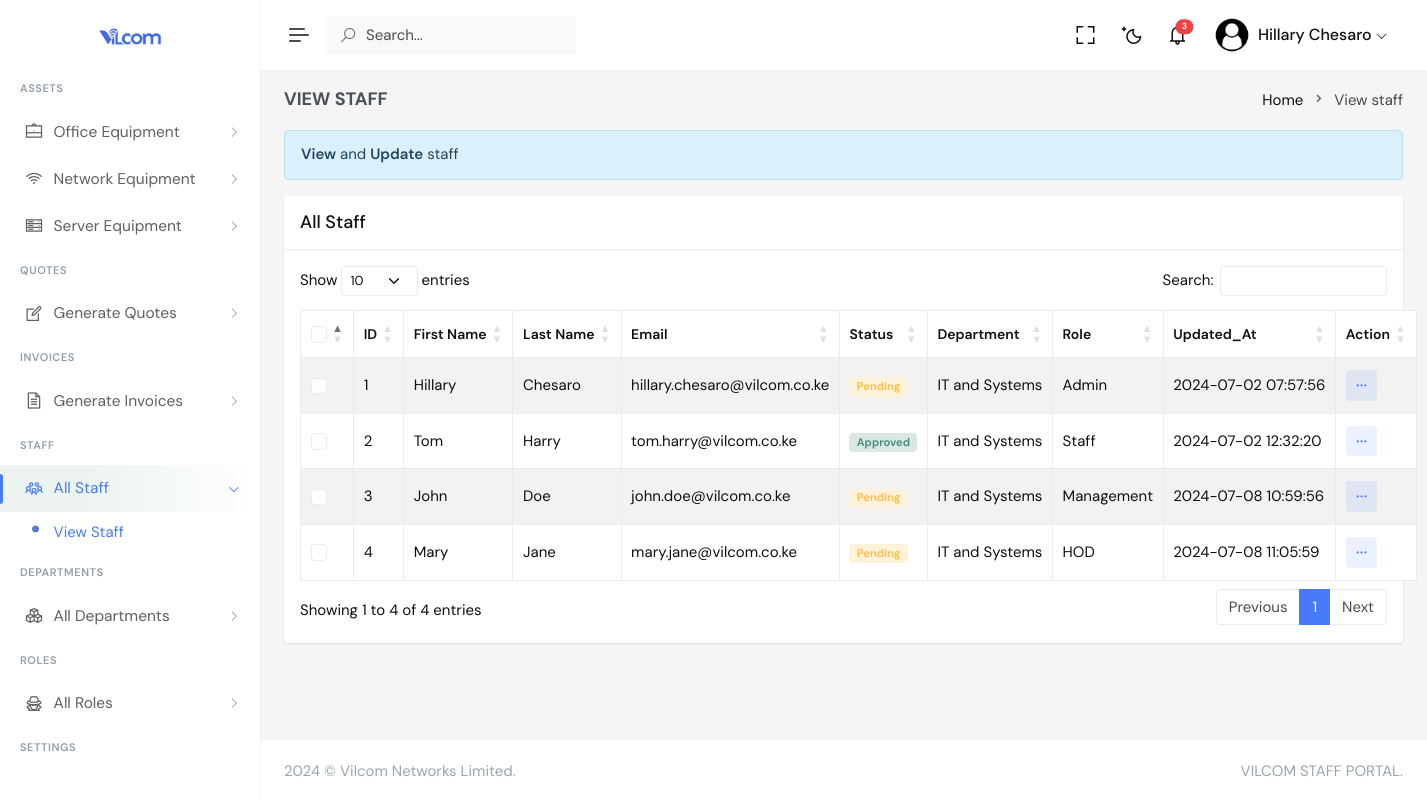
The page /management/view_staff.php (signed in) on the database its author committed.
### tables this page shows
CREATE TABLE IF NOT EXISTS `user` (
  `user_id` int NOT NULL AUTO_INCREMENT,
  `first_name` text,
  `last_name` text,
  `email` text,
  `password` text,
  `status` varchar(30) DEFAULT NULL,
  `department_id` int NOT NULL,
  `role_id` int NOT NULL,
  `updated_at` timestamp NULL DEFAULT CURRENT_TIMESTAMP,
  PRIMARY KEY (`user_id`),
  KEY `department_has_user` (`department_id`),
  KEY `role_has_user` (`role_id`)
);

CREATE TABLE IF NOT EXISTS `department` (
  `department_id` int NOT NULL AUTO_INCREMENT,
  `name` text,
  `description` text,
  `updated_at` timestamp NULL DEFAULT CURRENT_TIMESTAMP,
  PRIMARY KEY (`department_id`)
);

CREATE TABLE IF NOT EXISTS `role` (
  `role_id` int NOT NULL AUTO_INCREMENT,
  `name` text,
  `description` text,
  `updated_at` timestamp NULL DEFAULT CURRENT_TIMESTAMP,
  PRIMARY KEY (`role_id`)
);

### api/MySql.php (called while the page is built, shortened)
<?php
class MySql {
    protected $host = DB_HOST;
    protected $user = DB_USER;
    protected $pass = DB_PASSWORD;
    protected $dbName = DB_NAME;
    protected $sql;
    protected $converterUtf8 = true;
    protected $uppercase = false;
    protected $connection;
    private function connect(): bool {
        try {
            $this->connection = new PDO("mysql:host={$this->host};dbname={$this->dbName}", $this->user, $this->pass);
            return true;
        } catch (PDOException $e) {
            echo "Error: " . $e->getMessage() . "<br/>";
            die();
        }
    }
    public function setSqlScript(string $sql, bool $complementation = false): void {
        $patterns = [
            "/''/", "/' '/", "/\" \"/", "/\"\"/",
            "/\"null\"/", "/\"NULL\"/", "/'null'/", "/'NULL'/",
            "/,[ \t\n\r\f\v]*,/", "/,,/", "/, ,/", "/=[ \t\n\r\f\v]*,/"
        ];
        $sql = preg_replace($patterns, "null", $sql);
        if ($complementation) {
            $this->sql .= $sql . "; \n";
        } else {
            $this->sql = $sql;
        }
    }
    public function select(string $sql): array {
        $pdo = $this->connection;
        $db = $pdo->prepare($this->sql);
        $result = $db->execute();
        if ($result) {
            $data = $db->fetchAll(PDO::FETCH_ASSOC);
            $return = [];
            foreach ($data as $key => $reg) {
                foreach ($reg as $campo => $val) {
                    $val = $this->converterUtf8 ? mb_convert_encoding($val, 'UTF-8', 'UTF-8') : $val;
                    $return[$key][$campo] = $this->uppercase ? strtoupper($val) : $val;
                }
            }
            return $return;
        } else {
            $this->error = $db->errorInfo();
            $this->error['sql'] = $this->sql;
            die($this->getErros());
        }
    }
}
?>

### management/view_staff.php (the view, shortened to what this page needs)
<?php
 include "header.php";
 $selectQuery="SELECT * FROM user";
 $dbSelect=$db->select($selectQuery);
?>
        <div class="main-content">
            <div class="page-content">
                <div class="container-fluid">
                    <div class="row">
                        <div class="col-12">
                            <div class="page-title-box d-sm-flex align-items-center justify-content-between">
                                <h4 class="mb-sm-0">VIEW STAFF</h4>
                                <div class="page-title-right">
                                    <ol class="breadcrumb m-0">
                                        <li class="breadcrumb-item"><a href="javascript: void(0);">Home</a></li>
                                        <li class="breadcrumb-item active">View staff</li>
                                    </ol>
                                </div>
                            </div>
                        </div>
                    </div>
                    <div class="alert alert-info" role="alert">
                        <strong>View</strong> and <b>Update</b> staff
                    </div>
                    <div class="row">
                        <div class="col-lg-12">
                            <div class="card">
                                <div class="card-header">
                                    <h5 class="card-title mb-0">All Staff</h5>
                                </div>
                                <div class="card-body">
                                    <table id="example" class="table table-bordered dt-responsive nowrap table-striped align-middle" style="width:100%">
                                        <thead>
                                            <tr>
                                                <th scope="col" style="width: 10px;">
                                                    <div class="form-check">
                                                        <input class="form-check-input fs-15" type="checkbox" id="checkAll" value="option">
                                                    </div>
                                                </th>
                                                <th data-ordering="false">ID</th>
                                                <th data-ordering="false">First Name</th>
                                                <th data-ordering="false">Last Name</th>
                                                <th data-ordering="false">Email</th>
                                                <th data-ordering="false">Status</th>
                                                <th>Department</th>
                                                <th>Role</th>
                                                <th>Updated_At</th>
                                                <th>Action</th>
                                            </tr>
                                        </thead>
                                        <tbody>
                                            <?php
                                            if(count($dbSelect)){
                                                foreach($dbSelect as $row){
                                            ?>
                                            <tr>
                                                <th scope="row">
                                                    <div class="form-check">
                                                        <input class="form-check-input fs-15" type="checkbox" name="checkAll" value="option1">
                                                    </div>
                                                </th>
                                                <td><?php echo $row['user_id'];?></td>
                                                <td><?php echo $row['first_name'];?></td>
                                                <td><?php echo $row['last_name'];?></td>
                                                <td><?php echo $row['email'];?></td>
                                                <?php
                                  if($row['status']=='Pending')
                                  {
                                    echo '<td><span class="badge bg-warning-subtle text-warning ">'.$row['status'].'</span></td>';
                                  }else if($row['status']=='Approved')
                                  {
                                    echo '<td><span class="badge bg-primary-subtle text-primary ">'.$row['status'].'</span></td>';
                                  }else if($row['status']=='Rejected')
                                  {
                                    echo '<td><span class="badge bg-danger-subtle text-danger ">'.$row['status'].'</span></td>';
                                  }
                                  else
                                  {
                                    echo '<td><span class="badge bg-info-subtle text-info ">'.$row['status'].'</span></td>';
                                  }
                                  ?>
                                  <?php
                                  $office_user_id=$row['department_id'];
                                  $userQuery="SELECT name from department where department_id=$office_user_id";
                                  $userSelect=$db->select($userQuery);
                                  foreach($userSelect as $row1)
                                  {
                                    echo '<td>'.$row1['name'].'</td>';
                                  }
                                  ?>
                                   <?php
                                  $office_user_id=$row['role_id'];
                                  $userQuery="SELECT name from role where role_id=$office_user_id";
                                  $userSelect=$db->select($userQuery);
                                  foreach($userSelect as $row1)
                                  {
                                    echo '<td>'.$row1['name'].'</td>';
                                  }
                                  ?>
                                  <td><?php echo $row['updated_at'];?></td>
                                                <td>
                                                <div class="dropdown d-inline-block">
                                                        <button class="btn btn-soft-secondary btn-sm dropdown" type="button" data-bs-toggle="dropdown" aria-expanded="false">
                                                            <i class="ri-more-fill align-middle"></i>
                                                        </button>
                                                    </div>
                                                </td>
                                            </tr>
                                            <?php
                          }
                      }
                      else
                      {
                          echo "Oops :( No Data Found";
                      }
                      ?>
                                        </tbody>
                                    </table>
                                </div>
                            </div>
                        </div>
                    </div>
                </div>
            </div>
            <?php
            include "footer.php";
            ?>

### rows shown on the page
user: user_id "1", first_name "Hillary", last_name "Chesaro", email "hillary.chesaro@vilcom.co.ke", status "Pending", updated_at "2024-07-02 07:57:56"
department: name "IT and Systems"
role: name "Admin"
user: user_id "2", first_name "Tom", last_name "Harry", email "tom.harry@vilcom.co.ke", status "Approved", updated_at "2024-07-02 12:32:20"
role: name "Staff"
user: user_id "3", first_name "John", last_name "Doe", email "john.doe@vilcom.co.ke", status "Pending", updated_at "2024-07-08 10:59:56"
role: name "Management"
user: user_id "4", first_name "Mary", last_name "Jane", email "mary.jane@vilcom.co.ke", status "Pending", updated_at "2024-07-08 11:05:59"
role: name "HOD"

### other values the page prints
$un1 "Hillary"
$un2 "Chesaro"
